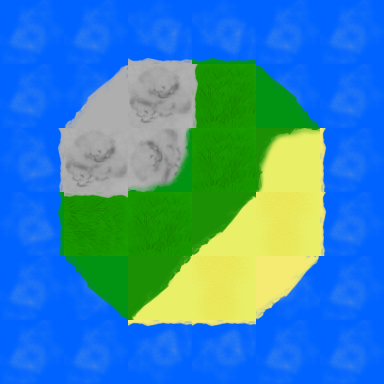

The image is a tile-based game level rendered from a .tmx file. Its description and complete source (layers, tilesets, objects, tile grids) follow:
An orthogonal 6x6 tile map with 64x64 px tiles, 1 tile layer (Capa de patrones 1).

<map version="1.2" tiledversion="1.3.2" orientation="orthogonal" renderorder="right-down" compressionlevel="-1" width="6" height="6" tilewidth="64" tileheight="64" infinite="0" nextlayerid="2" nextobjectid="1">
 <tileset firstgid="1" source="megatiles.tsx" />
 <layer id="1" name="Capa de patrones 1" width="6" height="6">
  <data encoding="csv">
1,1,1610612752,1610612742,1,1,
1,2147483665,15,19,7,1,
2147483664,15,1610612747,5,2684354574,26,
2147483654,2684354579,5,2684354573,25,26,
1,3221225479,1073741837,25,2684354587,1,
1,1,536870938,536870938,1,1
</data>
 </layer>
</map>
